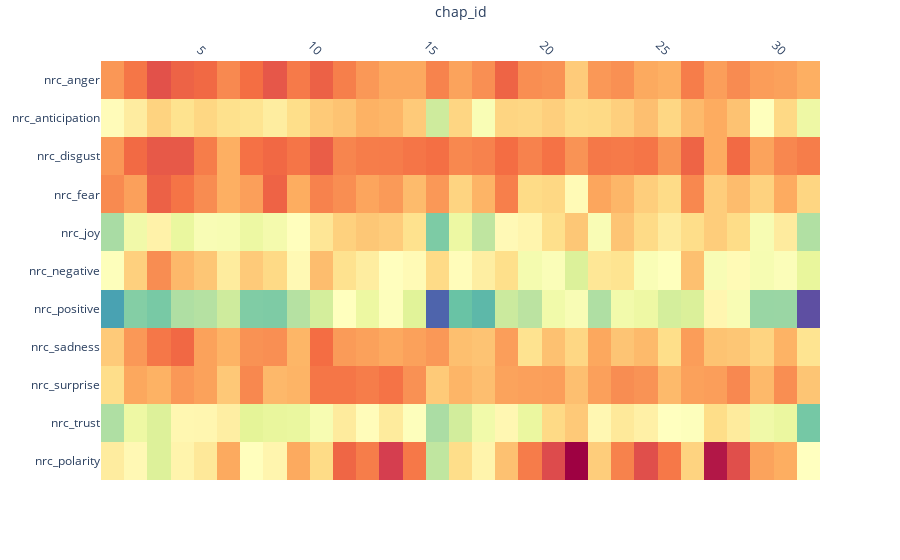

Notebook source saved alongside this figure:
### Code cell
chap_sent.show_heatmap(chap_sent.DOC.sents[nrc_cols].T.northangerabbey)

### Figure 1 — Plotly figure (JSON) as saved in the notebook; plotly's stock layout.template omitted (floating-point values rounded to 4 significant figures; data arrays with more than 128 entries replaced by an {"elided": "..."} marker saying what was removed)
{"data": [{"coloraxis": "coloraxis", "hovertemplate": "chap_id: %{x}<br>y: %{y}<br>color: %{z}<extra></extra>", "name": "0", "type": "heatmap", "x": [1, 2, 3, 4, 5, 6, 7, 8, 9, 10, 11, 12, 13, 14, 15, 16, 17, 18, 19, 20, 21, 22, 23, 24, 25, 26, 27, 28, 29, 30, 31], "xaxis": "x", "y": ["nrc_anger", "nrc_anticipation", "nrc_disgust", "nrc_fear", "nrc_joy", "nrc_negative", "nrc_positive", "nrc_sadness", "nrc_surprise", "nrc_trust", "nrc_polarity"], "yaxis": "y", "z": {"elided": "11x31 float values"}}], "layout": {"autosize": true, "coloraxis": {"colorscale": [[0, "rgb(158,1,66)"], [0.1, "rgb(213,62,79)"], [0.2, "rgb(244,109,67)"], [0.3, "rgb(253,174,97)"], [0.4, "rgb(254,224,139)"], [0.5, "rgb(255,255,191)"], [0.6, "rgb(230,245,152)"], [0.7, "rgb(171,221,164)"], [0.8, "rgb(102,194,165)"], [0.9, "rgb(50,136,189)"], [1, "rgb(94,79,162)"]], "showscale": false}, "margin": {"t": 60}, "xaxis": {"anchor": "y", "autorange": true, "constrain": "domain", "domain": [0, 1], "range": [0.5, 31.5], "scaleanchor": "y", "side": "top", "tickangle": 45, "title": {"text": "chap_id"}, "type": "linear"}, "yaxis": {"anchor": "x", "autorange": true, "constrain": "domain", "domain": [0, 1], "range": [10.5, -0.5], "type": "category"}}}
